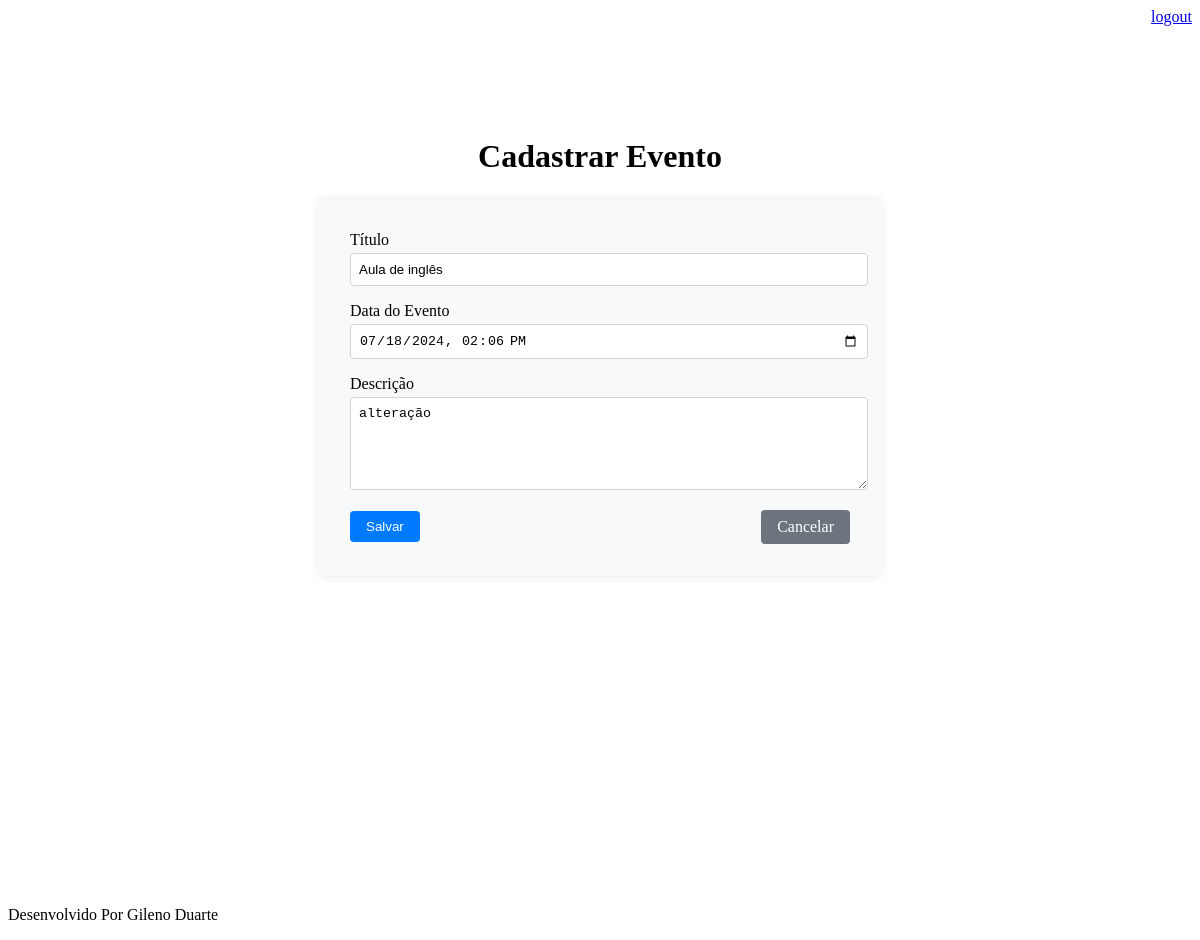
The app's page /agenda/evento/?id=23 (signed in) with its own data.
### core/models.py (models this page shows, shortened)
class Evento(models.Model):
    titulo=models.CharField(max_length=100)
    descricao=models.TextField(blank=True, null=True)
    data_evento = models.DateTimeField()
    data_criacao= models.DateTimeField(auto_now=True)
    usuario = models.ForeignKey(User, on_delete=models.CASCADE)
    class Meta:
        db_table = 'evento'
    def get_data_input_evento(self):
        return self.data_evento.strftime('%Y-%m-%dT%H:%M')

### core/views.py (the view)
# urls.py: path('agenda/evento/', views.evento, name='evento'),
@login_required(login_url='/login/')
def evento(request):
    id_envento = request.GET.get('id')
    dados={}
    if id_envento:
        dados['evento'] = Evento.objects.get(id=id_envento)
    return render(request,'evento.html', dados)

### templates/evento.html (shortened to what this page needs)
{% extends "model-page.html" %}
{% block content %}
    <div class="container">
            <h1>Cadastrar Evento</h1>
            <form action="submit" method="post" class="form">
                <div class="form-group">
                    <label for="titulo">Título</label>
                    <input type="text" id="titulo" name="titulo" value="{{ evento.titulo }}" class="form-control">
                </div>
                <div class="form-group">
                    <label for="data_evento">Data do Evento</label>
                    <input type="datetime-local" id="data_evento" name="data_evento" value="{{ evento.get_data_input_evento }}" class="form-control">
                </div>
                <div class="form-group">
                    <label for="descricao">Descrição</label>
                    <textarea id="descricao" name="descricao" rows="5" cols="23" class="form-control">{{ evento.descricao }}</textarea>
                </div>
                <div class="form-actions">
                    <button type="submit" class="btn btn-primary">Salvar</button>
                    <a href="/" class="btn btn-secondary">Cancelar</a>
                </div>
            </form>
    </div>
{% endblock %}

### static/css/evento.css (style rules this page uses)
.container { display: flex; flex-direction: column; align-items: center; justify-content: center; min-height: 100vh; padding: 2rem; }
h1 { margin-bottom: 1.5rem; }
.form { width: 100%; max-width: 500px; background-color: #f8f9fa; padding: 2rem; border-radius: 0.5rem; box-shadow: 0 0 10px rgba(0, 0, 0, 0.1); margin-bottom: 20%; }
.form-group { margin-bottom: 1rem; width: 100%; }
.form-control { width: 100%; padding: 0.5rem; margin-top: 0.25rem; border: 1px solid #ced4da; border-radius: 0.25rem; }
.form-actions { display: flex; justify-content: space-between; align-items: center; margin-top: 1rem; }
.btn { padding: 0.5rem 1rem; border: none; border-radius: 0.25rem; text-decoration: none; cursor: pointer; }
.btn-primary { background-color: #007bff; color: white; }
.btn-secondary { background-color: #6c757d; color: white; }

### records on screen
Evento: titulo "Aula de inglês", data_evento "07/18/2024 14:06", descricao "alteração"
